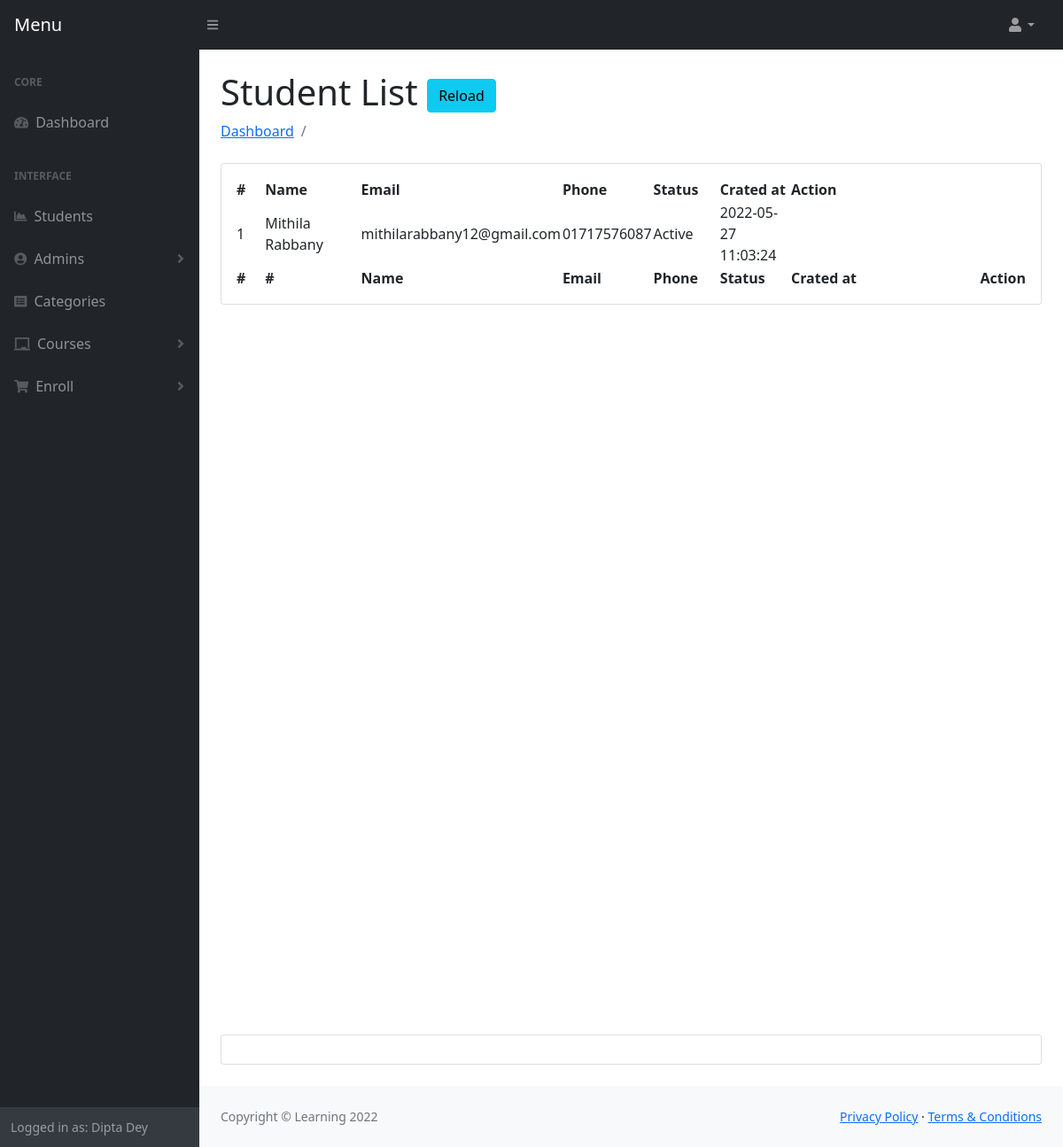
The app's page /admin/students.php (signed in) with its own data.
### tables this page shows
CREATE TABLE `users` (
  `id` int(11) NOT NULL,
  `first_name` varchar(191) DEFAULT NULL,
  `last_name` varchar(191) DEFAULT NULL,
  `email` varchar(191) DEFAULT NULL,
  `phone` varchar(191) DEFAULT NULL,
  `password` varchar(191) DEFAULT NULL,
  `role` varchar(100) DEFAULT NULL,
  `is_active` tinyint(4) NOT NULL,
  `flag` tinyint(4) NOT NULL DEFAULT 0,
  `created_at` timestamp NOT NULL DEFAULT current_timestamp()
);

### admin/students.php (the view, shortened to what this page needs)
<?php include 'header.php'; ?>
<main>
    <div class="container-fluid px-4">
        <h1 class="mt-4">Student List <a class="btn btn-info" href="students.php">Reload</a></h1>
        <ol class="breadcrumb mb-4">
            <li class="breadcrumb-item"><a href="index.php">Dashboard</a></li>
            <li class="breadcrumb-item active"></li>
        </ol>
        <div class="card mb-4">
            <div class="card-body">
                <table id="datatablesSimple">
                    <thead>
                        <tr>
                            <th width="5%">#</th>
                            <th width="15%">Name</th>
                            <th width="10%">Email</th>
                            <th width="10%">Phone</th>
                            <th width="10%">Status</th>
                            <th width="10%">Crated at</th>
                            <th width="35%">Action</th>
                        </tr>
                    </thead>
                    <tfoot>
                        <tr>
                            <th>#</th>
                            <th width="5%">#</th>
                            <th width="15%">Name</th>
                            <th width="10%">Email</th>
                            <th width="10%">Phone</th>
                            <th width="10%">Status</th>
                            <th width="10%">Crated at</th>
                            <th width="35%">Action</th>
                        </tr>
                    </tfoot>
                    <tbody>
                        <?php
                        $query = "SELECT * FROM users where role='user'";
                        $result = $con->query($query);
                        if ($result->num_rows > 0) {
                            foreach ($result as $key => $value) {
                        ?>
                        <tr>
                            <td><?php echo $key+1; ?></td>
                            <td><?php echo $value['first_name'] ." ". $value['last_name']; ?></td>
                            <td><?php echo $value['email'] ?></td>
                            <td><?php echo $value['phone']; ?> </td>
                            <td><?php
                            if ($value['is_active']==0) {
                                echo "Active";
                            }elseif ($value['is_active']==1) {
                                echo "Inactive";
                            }
                            ?></td>
                            <td><?php echo $value['created_at']; ?></td>
                            <td>
                            </td>
                        </tr>
                        <?php }
                        } ?>
                    </tbody>
                </table>
            </div>
        </div>
        <div style="height: 100vh"></div>
        <div class="card mb-4">
            <div class="card-body"></div>
        </div>
    </div>
</main>
<?php include 'footer.php'; ?>

### records on screen
users: first_name "Mithila", last_name "Rabbany", email "mithilarabbany12@gmail.com", phone "01717576087", is_active "Active", created_at "2022-05-27 11:03:24"

### other values on screen
$_SESSION['first_name'] "Dipta"
$_SESSION['last_name'] "Dey"
